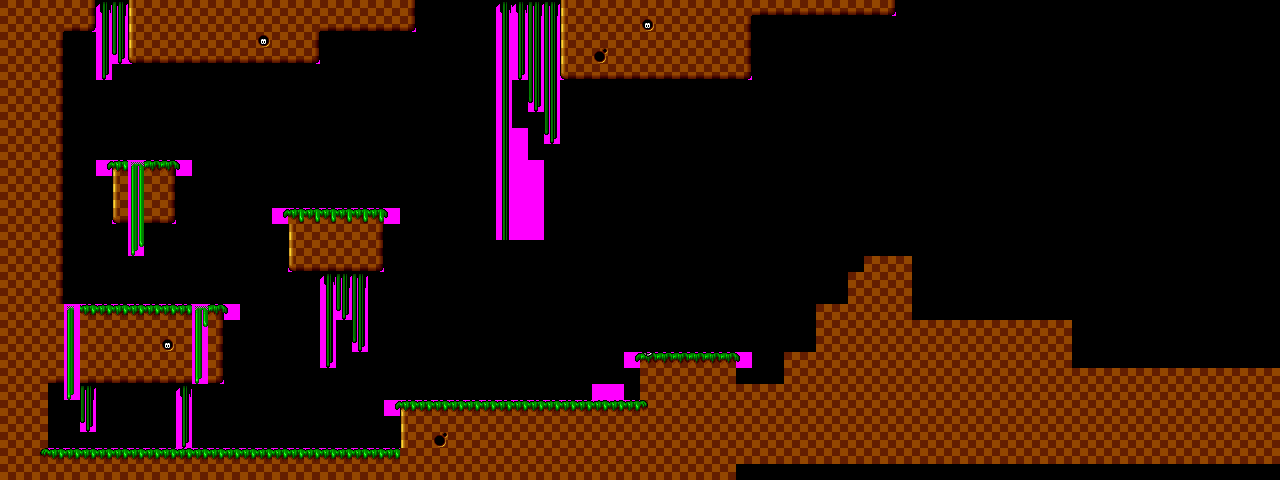

Rendered tile map (Tiled .tmx) drawn with the repository's tilesets; below, a short description and the map source with its tile grids summarised:
An orthogonal 80x30 tile map with 16x16 px tiles, 4 tile layers (Parallax_layer1, Parallax_layer2, background, foreground), 1 hidden layer not drawn, 2 tilesets and 6 objects (2x CoinEntity, 2x me.LevelEntity, EnemyEntity, mainPlayer).

<map version="1.0" orientation="orthogonal" width="80" height="30" tilewidth="16" tileheight="16">
 <properties>
  <property name="background_color" value="#00c0ff" />
 </properties>
 <tileset firstgid="1" name="area01_level_tiles" tilewidth="16" tileheight="16">
  <image source="gfxlib-fuzed/Backgrounds/lev01_checkers/area01_tileset/area01_level_tiles.png" trans="ff00ff" width="320" height="200" />
 </tileset>
 <tileset firstgid="241" name="metatiles" tilewidth="16" tileheight="16">
  <image source="metatiles.png" trans="ff00ff" width="16" height="16" />
  <tile id="0">
   <properties>
    <property name="type" value="solid" />
   </properties>
  </tile>
 </tileset>
 <layer name="Parallax_layer1" width="80" height="30">
  <properties>
   <property name="imagesrc" value="area01_bkg0" />
  </properties>
  <data>[2400 cells, 0 non-empty, 0 distinct tile ids]</data>
 </layer>
 <layer name="Parallax_layer2" width="80" height="30">
  <properties>
   <property name="imagesrc" value="area01_bkg1" />
  </properties>
  <data>[2400 cells, 0 non-empty, 0 distinct tile ids]</data>
 </layer>
 <layer name="background" width="80" height="30">
  <data>[2400 cells, 648 non-empty, 24 distinct tile ids]</data>
 </layer>
 <layer name="foreground" width="80" height="30">
  <data>[2400 cells, 234 non-empty, 24 distinct tile ids]</data>
 </layer>
 <objectgroup name="EnemyEntities" width="80" height="30" opacity="0.36">
  <object name="EnemyEntity" x="437" y="370" width="187" height="26" />
  <object name="CoinEntity" x="128" y="272" width="32" height="16" />
  <object name="CoinEntity" x="320" y="176" width="16" height="16" />
 </objectgroup>
 <objectgroup name="Entities" width="80" height="30">
  <object name="mainPlayer" x="64" y="272" width="32" height="32">
   <properties>
    <property name="image" value="gripe_run_right" />
    <property name="spritewidth" value="32" />
    <property name="transparency" value="'#FF00FF'" />
   </properties>
  </object>
  <object name="me.LevelEntity" x="1216" y="304" width="64" height="64">
   <properties>
    <property name="duration" value="250" />
    <property name="fade" value="#000000" />
    <property name="to" value="area02" />
   </properties>
  </object>
  <object name="me.LevelEntity" x="1216" y="304" width="64" height="64">
   <properties>
    <property name="duration" value="250" />
    <property name="fade" value="#000000" />
    <property name="to" value="area02" />
   </properties>
  </object>
 </objectgroup>
 <layer name="collision" width="80" height="30" visible="0">
  <data>[2400 cells, 191 non-empty, 1 distinct tile ids]</data>
 </layer>
</map>